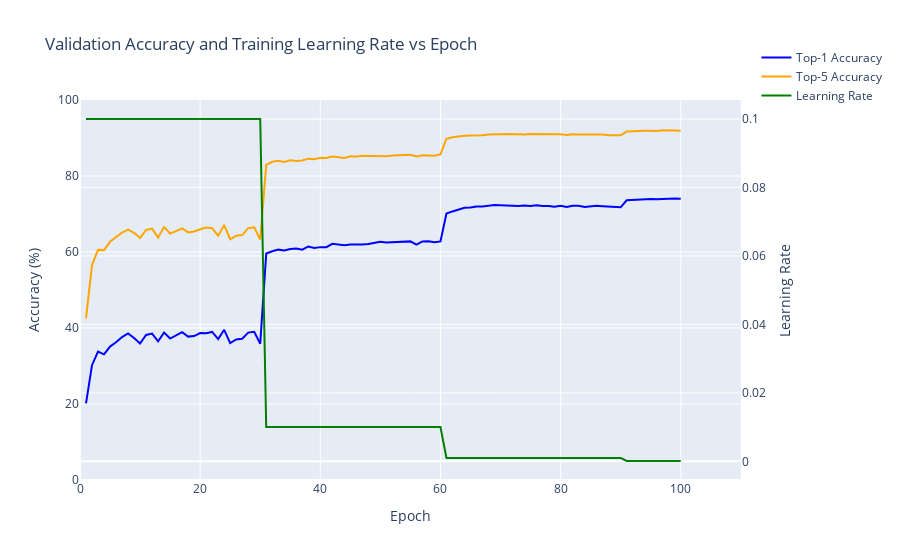

Here is the notebook cell this chart was saved with:
### Code cell
# SEBNet SGD, Full Dataset, LR {0.1, 0.01, 0.001, 0.0001}
log_file_path = '/home/robert.breslin/alessandro/paper_2/mmpretrain/work_dirs/pretrain01_staged_1xb64_in1k/20250713_194653/20250713_194653.log'
epochs, top1, top5, lrs = parse_log_file(log_file_path)
plot_accuracies_and_lr_interactive(epochs, top1, top5, lrs, sgd_range)
